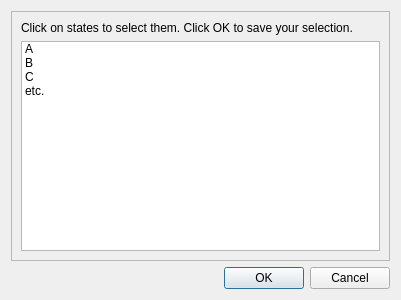
<?xml version="1.0" encoding="UTF-8"?>
<ui version="4.0">
 <class>StateSelector</class>
 <widget class="QDialog" name="StateSelector">
  <property name="geometry">
   <rect>
    <x>0</x>
    <y>0</y>
    <width>401</width>
    <height>300</height>
   </rect>
  </property>
  <property name="windowTitle">
   <string>Dialog</string>
  </property>
  <layout class="QVBoxLayout" name="verticalLayout">
   <item>
    <widget class="QScrollArea" name="scrollArea">
     <property name="widgetResizable">
      <bool>true</bool>
     </property>
     <widget class="QWidget" name="scrollAreaWidgetContents">
      <property name="geometry">
       <rect>
        <x>0</x>
        <y>0</y>
        <width>387</width>
        <height>265</height>
       </rect>
      </property>
      <layout class="QVBoxLayout" name="verticalLayout_2">
       <item>
        <widget class="QLabel" name="label">
         <property name="text">
          <string>Click on states to select them. Click OK to save your selection.</string>
         </property>
        </widget>
       </item>
       <item>
        <widget class="QListWidget" name="listOfStates">
         <property name="selectionMode">
          <enum>QAbstractItemView::MultiSelection</enum>
         </property>
         <property name="selectionBehavior">
          <enum>QAbstractItemView::SelectItems</enum>
         </property>
         <item>
          <property name="text">
           <string>A</string>
          </property>
         </item>
         <item>
          <property name="text">
           <string>B</string>
          </property>
         </item>
         <item>
          <property name="text">
           <string>C</string>
          </property>
         </item>
         <item>
          <property name="text">
           <string>etc.</string>
          </property>
         </item>
        </widget>
       </item>
      </layout>
     </widget>
    </widget>
   </item>
   <item>
    <widget class="QDialogButtonBox" name="okCancelBox">
     <property name="orientation">
      <enum>Qt::Horizontal</enum>
     </property>
     <property name="standardButtons">
      <set>QDialogButtonBox::Cancel|QDialogButtonBox::Ok</set>
     </property>
    </widget>
   </item>
  </layout>
 </widget>
 <resources/>
 <connections>
  <connection>
   <sender>okCancelBox</sender>
   <signal>accepted()</signal>
   <receiver>StateSelector</receiver>
   <slot>accept()</slot>
   <hints>
    <hint type="sourcelabel">
     <x>248</x>
     <y>254</y>
    </hint>
    <hint type="destinationlabel">
     <x>157</x>
     <y>274</y>
    </hint>
   </hints>
  </connection>
  <connection>
   <sender>okCancelBox</sender>
   <signal>rejected()</signal>
   <receiver>StateSelector</receiver>
   <slot>reject()</slot>
   <hints>
    <hint type="sourcelabel">
     <x>316</x>
     <y>260</y>
    </hint>
    <hint type="destinationlabel">
     <x>286</x>
     <y>274</y>
    </hint>
   </hints>
  </connection>
 </connections>
</ui>
